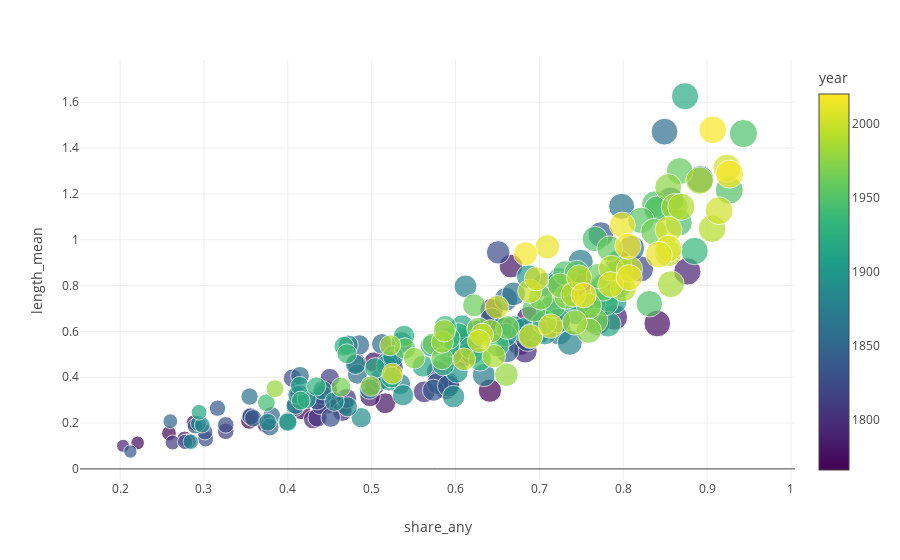

Notebook source saved alongside this figure:
### Code cell
drought1['bubble_size'] = drought1.share_any*0.002
drought1['year'] = drought1.index.year
px.scatter(drought1.astype(float), x='share_any', y='length_mean',size='bubble_size', color='year', template='none')

### Figure 1 — Plotly figure (JSON) as saved in the notebook; plotly's stock layout.template omitted (floating-point values rounded to 4 significant figures; data arrays with more than 128 entries replaced by an {"elided": "..."} marker saying what was removed)
{"data": [{"hovertemplate": "share_any=%{x}<br>length_mean=%{y}<br>bubble_size=%{marker.size}<br>year=%{marker.color}<extra></extra>", "legendgroup": "", "marker": {"color": {"elided": "255 int values"}, "coloraxis": "coloraxis", "size": {"elided": "255 float values"}, "sizemode": "area", "sizeref": 4.717e-06, "symbol": "circle"}, "mode": "markers", "name": "", "orientation": "v", "showlegend": false, "type": "scatter", "x": {"elided": "255 float values"}, "xaxis": "x", "y": {"elided": "255 float values"}, "yaxis": "y"}], "layout": {"autosize": true, "coloraxis": {"colorbar": {"title": {"text": "year"}}, "colorscale": [[0, "#440154"], [0.1111, "#482878"], [0.2222, "#3e4989"], [0.3333, "#31688e"], [0.4444, "#26828e"], [0.5556, "#1f9e89"], [0.6667, "#35b779"], [0.7778, "#6ece58"], [0.8889, "#b5de2b"], [1, "#fde725"]]}, "legend": {"itemsizing": "constant", "tracegroupgap": 0}, "margin": {"t": 60}, "xaxis": {"anchor": "y", "autorange": true, "domain": [0, 1], "range": [0.1554, 0.9984], "title": {"text": "share_any"}, "type": "linear"}, "yaxis": {"anchor": "x", "autorange": true, "domain": [0, 1], "range": [-0.08775, 1.858], "title": {"text": "length_mean"}, "type": "linear"}}}
